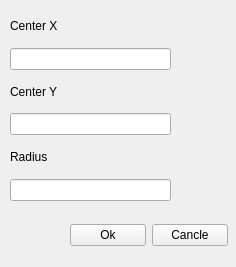
<?xml version="1.0" encoding="UTF-8"?>
<ui version="4.0">
 <class>CreateCircleForm</class>
 <widget class="QWidget" name="CreateCircleForm">
  <property name="geometry">
   <rect>
    <x>0</x>
    <y>0</y>
    <width>236</width>
    <height>267</height>
   </rect>
  </property>
  <property name="minimumSize">
   <size>
    <width>236</width>
    <height>267</height>
   </size>
  </property>
  <property name="maximumSize">
   <size>
    <width>236</width>
    <height>267</height>
   </size>
  </property>
  <property name="windowTitle">
   <string>Form</string>
  </property>
  <widget class="QWidget" name="">
   <property name="geometry">
    <rect>
     <x>70</x>
     <y>220</y>
     <width>158</width>
     <height>31</height>
    </rect>
   </property>
   <layout class="QHBoxLayout" name="horizontalLayout">
    <item>
     <widget class="QPushButton" name="btnEnterData">
      <property name="text">
       <string>Ok</string>
      </property>
     </widget>
    </item>
    <item>
     <widget class="QPushButton" name="btnExit">
      <property name="text">
       <string>Cancle</string>
      </property>
     </widget>
    </item>
   </layout>
  </widget>
  <widget class="QWidget" name="">
   <property name="geometry">
    <rect>
     <x>10</x>
     <y>10</y>
     <width>161</width>
     <height>191</height>
    </rect>
   </property>
   <layout class="QVBoxLayout" name="verticalLayout">
    <item>
     <widget class="QLabel" name="label">
      <property name="text">
       <string>Center X</string>
      </property>
     </widget>
    </item>
    <item>
     <widget class="QLineEdit" name="editCenterX"/>
    </item>
    <item>
     <widget class="QLabel" name="label_2">
      <property name="text">
       <string>Center Y</string>
      </property>
     </widget>
    </item>
    <item>
     <widget class="QLineEdit" name="editCenterY"/>
    </item>
    <item>
     <widget class="QLabel" name="label_3">
      <property name="text">
       <string>Radius</string>
      </property>
     </widget>
    </item>
    <item>
     <widget class="QLineEdit" name="editRadius"/>
    </item>
   </layout>
  </widget>
 </widget>
 <resources/>
 <connections/>
</ui>
